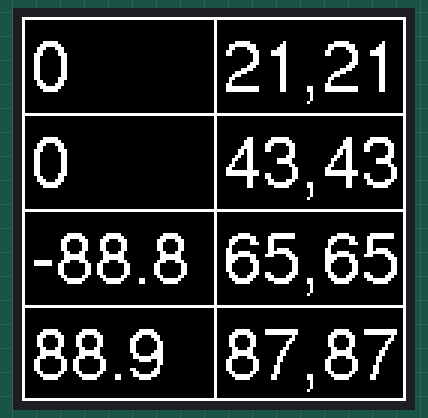
This sketch was run on a simulated ESP8266 (NodeMCU). On the bench: 128×128 colour display.

Above: at 0.2 s.

The sketch:

1.44_obd_mpu6050_gps.ino
```cpp
#include <Adafruit_GFX.h>    // Core graphics library
#include <Adafruit_ST7735.h> // Hardware-specific library

#include <Fonts/FreeSans9pt7b.h>
#include <Fonts/FreeSans12pt7b.h>
#include <Fonts/FreeSans18pt7b.h>
#include <Fonts/FreeSans24pt7b.h>


#include <SPI.h>

#define TFT_RST -1 //for TFT I2C Connector Shield V1.0.0 and TFT 1.4 Shield V1.0.0
#define TFT_CS D4  //for TFT I2C Connector Shield V1.0.0 and TFT 1.4 Shield V1.0.0
#define TFT_DC D3  //for TFT I2C Connector Shield V1.0.0 and TFT 1.4 Shield V1.0.0

//#define TFT_CS 14  //for D32 Pro
//#define TFT_DC 27  //for D32 Pro
//#define TFT_RST 33 //for D32 Pro
//#define TS_CS  12 //for D32 Pro touch screen :)

Adafruit_ST7735 tft = Adafruit_ST7735(TFT_CS, TFT_DC, TFT_RST);

int w = 128;
int h = 128;

int speed11 = 0;
int rpm12 = 0;
double coolant13 = -88.8;
double temp14 = 88.88;


void setup(void)
{
  tft.initR(INITR_144GREENTAB);
  tft.setRotation(1);
  tft.fillScreen(ST7735_BLACK);
  //tft.setTextWrap(false); // Allow text to run off right edge

  tft.setFont(&FreeSans12pt7b);
  tft.setTextColor(ST7735_WHITE , ST7735_BLACK);
  //tft.setTextSize(0);

  tft.drawRect(0, 0, w, h, ST7735_WHITE);

  tft.drawFastHLine(0, h / 4, h, ST7735_WHITE);
  tft.drawFastHLine(0, h / 2, h, ST7735_WHITE);
  tft.drawFastHLine(0, h / 2 + h / 4, h, ST7735_WHITE);
  tft.drawFastVLine(w / 2, 0, w, ST7735_WHITE);

  tft.setCursor(3, h / 4 - 8);
  tft.print(speed11);

  tft.setCursor(3, h / 2 - 8);
  tft.print(rpm12);

  tft.setCursor(3, h / 2 + h / 4 - 8);
  tft.print(coolant13, 1);

  tft.setCursor(3, h - 8);
  tft.print(temp14, 1);

  ////////////////////////////////////////////


  tft.setCursor(w / 2 + 3, h / 4 - 8);
  tft.print("21,21");

  tft.setCursor(w / 2 + 3, h / 2 - 8);
  tft.print("43,43");

  tft.setCursor(w / 2 + 3, h / 2 + h / 4 - 8);
  tft.print("65,65");

  tft.setCursor(w / 2 + 3, h - 8);
  tft.print("87,87");

}

void loop(void)
{

}
```
